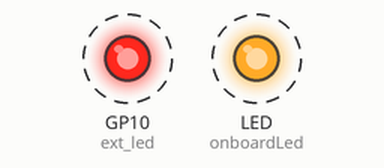
Bench run of a sketch on a simulated Raspberry Pi Pico W. On the bench: output pins drawn as LEDs (lit = HIGH). Dashed ring = blinking.

Above: at 3.3 s.
Timing chart, 0 to 8.5 s (numbered marks = the images above):
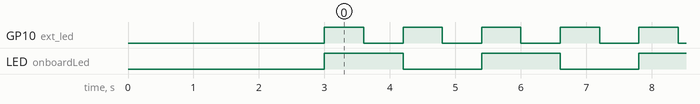

The sketch:

sketch.ino
```cpp
String name;
const int onboardLed = LED_BUILTIN;
const unsigned long blinkTime = 200;
bool ledOn = false;
unsigned long lastBlinkTime = 0;
const int ext_led = 10;

void setup() {
  Serial1.begin(115200);
  for (int i = 0; i < 10; i++) {
    Serial1.println(i);
    delay(300);
  }

  Serial1.print("What's your name? ");

  pinMode(onboardLed, OUTPUT);
  pinMode(ext_led, OUTPUT);

}

void loop() {
  if (Serial1.available() > 0) {
    name = Serial1.readStringUntil('\n');
    name.trim();
    Serial1.println(name);

    if (name == "Clark Kent") {
      Serial1.println("You are the Superman.");
    } else {
      Serial1.println("You are an ordinary person.");
    }
  }

  unsigned long currentTime = millis();
  if (currentTime - lastBlinkTime >= blinkTime) {
    lastBlinkTime = currentTime;
    ledOn = !ledOn;
    digitalWrite(onboardLed, ledOn);
  }

  digitalWrite(ext_led, HIGH);
  delay(600);
  digitalWrite(ext_led, LOW);
  delay(600);

}
```

Measured:
- by itself, GP10 (ext_led): alternates HIGH for 0.60 s and LOW for 0.60 s
- by itself, LED (onboardLed): alternates HIGH for 1.2 s and LOW for 1.2 s
- by itself, everything shown: repeats every 2.4 s, in 4 steps
